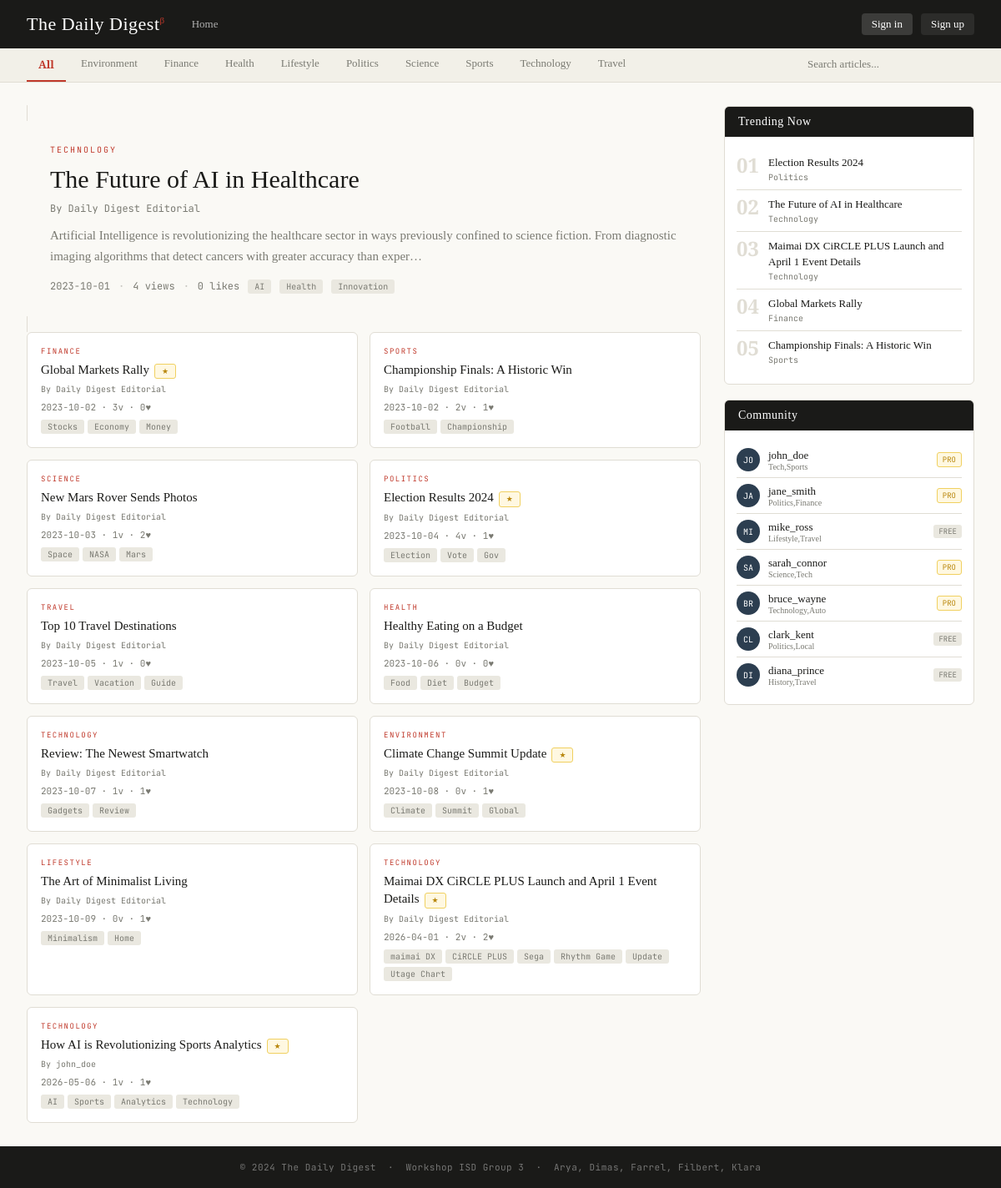
The page / on the database its author committed.
### tables this page shows
CREATE TABLE articles (
    id INTEGER PRIMARY KEY,
    title TEXT NOT NULL,
    content TEXT NOT NULL,
    category TEXT NOT NULL,
    date TEXT NOT NULL,
    tags TEXT,
    premium INTEGER NOT NULL DEFAULT 0 CHECK (premium IN (0, 1))
, author TEXT NOT NULL DEFAULT 'Daily Digest Editorial', image_url TEXT);

CREATE TABLE users (
    id INTEGER PRIMARY KEY,
    username TEXT NOT NULL UNIQUE,
    email TEXT NOT NULL UNIQUE,
    password TEXT NOT NULL,
    preferences TEXT,
    premium INTEGER NOT NULL DEFAULT 0 CHECK (premium IN (0, 1))
, is_admin INTEGER NOT NULL DEFAULT 0 CHECK (is_admin IN (0, 1)));

### app.py (the view)
@app.route("/")
def index():
    category = request.args.get("category", "All")
    filtered = get_all_articles(category=category)
    categories = get_all_categories()
    trending = get_trending_articles(limit=5)
    stats = get_all_article_stats()
    return render_template(
        "index.html",
        articles=filtered,
        categories=categories,
        current_category=category,
        trending=trending,
        stats=stats,
        user=current_user(),
        all_users=get_all_users(),
    )

### app.py (called while the page is built)
def get_db_connection():
    conn = sqlite3.connect(DB_PATH)
    conn.row_factory = sqlite3.Row
    conn.execute("PRAGMA foreign_keys = ON")
    return conn

def row_to_dict(row):
    if row is None:
        return None
    data = dict(row)
    if "premium" in data:
        data["premium"] = bool(data["premium"])
    if "is_admin" in data:
        data["is_admin"] = bool(data["is_admin"])
    else:
        data["is_admin"] = False
    if "author" not in data or not data["author"]:
        data["author"] = "Daily Digest Editorial"
    if "image_url" in data and data["image_url"]:
        data["image_url"] = data["image_url"].strip()
    else:
        data["image_url"] = None
    return data

def rows_to_dicts(rows):
    return [row_to_dict(r) for r in rows]

def get_all_articles(category="All"):
    with get_db_connection() as conn:
        if category == "All":
            rows = conn.execute("SELECT * FROM articles ORDER BY id").fetchall()
        else:
            rows = conn.execute("SELECT * FROM articles WHERE category = ? ORDER BY id", (category,)).fetchall()
    return rows_to_dicts(rows)

def get_all_categories():
    with get_db_connection() as conn:
        rows = conn.execute("SELECT DISTINCT category FROM articles ORDER BY category").fetchall()
    return ["All"] + [r["category"] for r in rows]

def get_all_users(limit=None):
    query = "SELECT * FROM users ORDER BY id"
    params = ()
    if limit is not None:
        query += " LIMIT ?"
        params = (limit,)
    with get_db_connection() as conn:
        rows = conn.execute(query, params).fetchall()
    return rows_to_dicts(rows)

def get_trending_articles(limit=5):
    with get_db_connection() as conn:
        rows = conn.execute(
            """
            SELECT a.*
            FROM articles a
            LEFT JOIN interactions i ON i.article_id = a.id
            GROUP BY a.id
            ORDER BY COALESCE(SUM(CASE WHEN i.type IN ('View', 'Like') THEN 1 ELSE 0 END), 0) DESC, a.id ASC
            LIMIT ?
            """,
            (limit,),
        ).fetchall()
    return rows_to_dicts(rows)

def current_user():
    uid = session.get("user_id")
    return get_user(uid) if uid else None

### templates/index.html (shortened to what this page needs)
{% extends "base.html" %}
{% block cat_bar %}
<div class="cat-bar">
  {% for cat in categories %}
    <a href="/?category={{ cat }}"><button class="cat-btn {% if cat == current_category %}active{% endif %}">{{ cat }}</button></a>
  {% endfor %}
  <form action="/search" method="get" class="search-form">
    <input type="search" name="q" placeholder="Search articles..." class="search-input">
  </form>
</div>
{% endblock %}
{% block content %}
<div class="layout">
  <div>
    {% if articles %}
      {% set hero = articles[0] %}
      {% set h_stats = stats[hero.id] %}
      <a href="/article/{{ hero.id }}" class="hero">
        <div class="hero-body">
          <div class="hero-cat">{{ hero.category }}</div>
          <div class="hero-title">{{ hero.title }}
          </div>
          <div class="hero-author">By {{ hero.author }}</div>
          <div class="hero-excerpt">{{ hero.content[:200] }}…</div>
          <div class="hero-meta">
            <span>{{ hero.date }}</span>
            <span style="opacity:.4">·</span>
            <span>{{ h_stats.views }} views</span>
            <span style="opacity:.4">·</span>
            <span>{{ h_stats.likes }} likes</span>
            {% for t in hero.tags.split(',') %}
              <span class="tag">{{ t.strip() }}</span>
            {% endfor %}
          </div>
        </div>
      </a>
      <div class="grid">
        {% for a in articles[1:] %}
          {% set s = stats[a.id] %}
          <a href="/article/{{ a.id }}" class="card">
            <div class="card-cat">{{ a.category }}</div>
            <div class="card-title">{{ a.title }}{% if a.premium %}<span class="premium-badge" style="margin-left:6px;font-size:9px;">★</span>{% endif %}</div>
            <div class="card-author">By {{ a.author }}</div>
            <div class="card-meta">{{ a.date }} · {{ s.views }}v · {{ s.likes }}♥</div>
            <div class="card-tags">{% for t in a.tags.split(',') %}<span class="tag">{{ t.strip() }}</span>{% endfor %}</div>
          </a>
        {% endfor %}
      </div>
    {% else %}
      <p class="empty">No articles in this category.</p>
    {% endif %}
  </div>
  <aside class="sidebar">
    <div class="widget">
      <div class="widget-head">Trending Now</div>
      <div class="widget-body">
        {% for a in trending %}
          <div class="trend-item">
            <a href="/article/{{ a.id }}">
              <div class="trend-num">{{ "%02d"|format(loop.index) }}</div>
              <div><div class="trend-title">{{ a.title }}</div><div class="trend-cat">{{ a.category }}</div></div>
            </a>
          </div>
        {% endfor %}
      </div>
    </div>
    <div class="widget">
      <div class="widget-head">Community</div>
      <div class="widget-body">
        {% for u in all_users[:7] %}
          <div class="user-row">
            <div class="u-av">{{ u.username[:2].upper() }}</div>
            <div><div class="u-name">{{ u.username }}</div><div class="u-pref">{{ u.preferences }}</div></div>
            <span class="u-badge {% if u.premium %}u-pro{% else %}u-free{% endif %}">{% if u.premium %}PRO{% else %}FREE{% endif %}</span>
          </div>
        {% endfor %}
      </div>
    </div>
  </aside>
</div>
{% endblock %}

### templates/base.html (shortened to what this page needs)
<!DOCTYPE html>
<html lang="en">
<head>
</head>
<body>
<nav>
  <div class="nav-left">
    <a href="/" class="nav-brand">The Daily Digest<sup>β</sup></a>
    <div class="nav-links">
      <a href="/">Home</a>
    </div>
  </div>
  <div class="nav-user">
    {% if user %}
      <div class="avatar">{{ user.username[:2].upper() }}</div>
      <span>{{ user.username }}</span>
      <a href="/logout" style="font-size:12px;color:rgba(255,255,255,0.5);margin-left:4px;">Logout</a>
    {% else %}
      <a href="/login" style="background:rgba(255,255,255,0.15);border-radius:4px;padding:5px 12px;color:#fff;font-size:13px;">Sign in</a>
      <a href="/register" style="background:rgba(255,255,255,0.08);border-radius:4px;padding:5px 12px;color:#fff;font-size:13px;">Sign up</a>
    {% endif %}
  </div>
</nav>
{% block cat_bar %}{% endblock %}
<main style="flex:1;">
  {% block content %}{% endblock %}
</main>
<footer>© 2024 The Daily Digest &nbsp;·&nbsp; Workshop ISD Group 3 &nbsp;·&nbsp; Arya, Dimas, Farrel, Filbert, Klara</footer>
</body>
</html>

### templates/base.html (style rules this page uses)
* { box-sizing:border-box;margin:0;padding:0 }
:root { --ink:#1a1a18;--paper:#faf9f5;--cream:#f2f0e8;--accent:#c0392b; --accent2:#2c3e50;--muted:#7a7a72;--border:#e0ddd4;--tag-bg:#eae8e0; --premium:#b8860b;--card:#ffffff;--nav:#1a1a18; }
body { font-family:'Source Serif 4',serif;background:var(--paper);color:var(--ink);min-height:100vh;display:flex;flex-direction:column; }
a { color:inherit;text-decoration:none; }
nav { background:var(--nav);color:#fff;padding:0 32px;display:flex;align-items:center;justify-content:space-between;height:58px;position:sticky;top:0;z-index:100; }
.nav-left { display:flex;align-items:center;gap:20px; }
.nav-brand { font-family:'Playfair Display',serif;font-size:22px;letter-spacing:0.5px; }
.nav-brand sup { color:var(--accent);font-size:11px; }
.nav-links { display:flex;gap:4px;align-items:center; }
.nav-links a,.nav-links button { background:none;border:none;color:rgba(255,255,255,0.65);font-family:'Source Serif 4',serif;font-size:13px;padding:6px 12px;cursor:pointer;border-radius:4px;transition:all 0.15s;display:inline-block; }
.nav-user { display:flex;align-items:center;gap:10px;font-size:13px;color:rgba(255,255,255,0.8); }
.cat-bar { background:var(--cream);border-bottom:1px solid var(--border);padding:0 32px;display:flex;gap:4px;overflow-x:auto;scrollbar-width:none; }
.cat-btn { background:none;border:none;font-family:'Source Serif 4',serif;font-size:13px;color:var(--muted);padding:10px 14px;cursor:pointer;white-space:nowrap;border-bottom:2px solid transparent;transition:all 0.15s; }
.cat-btn.active { color:var(--accent);border-bottom-color:var(--accent);font-weight:600; }
.tag { background:var(--tag-bg);color:var(--muted);font-size:10px;padding:2px 8px;border-radius:3px;font-family:'JetBrains Mono',monospace;display:inline-block; }
.premium-badge { background:#fff8e1;color:var(--premium);font-size:10px;padding:2px 8px;border-radius:3px;font-family:'JetBrains Mono',monospace;border:1px solid #f0d060;display:inline-block; }
footer { background:var(--nav);color:rgba(255,255,255,0.4);text-align:center;padding:18px;font-family:'JetBrains Mono',monospace;font-size:11px;margin-top:auto;letter-spacing:0.5px; }

### rows shown on the page
articles: category "TECHNOLOGY", title "The Future of AI in Healthcare", author "Daily Digest Editorial", content "Artificial Intelligence is revolutionizing the healthcare sector in ways previously confined to science fiction. From diagnostic imaging algorithms that detect cancers with greater accuracy than exper", date "2023-10-01", index "02", category "Technology"
articles: category "FINANCE", title "Global Markets Rally", author "Daily Digest Editorial", date "2023-10-02", views "3", likes "0", strip "Stocks" "Economy" "Money", index "04", category "Finance"
articles: category "SPORTS", title "Championship Finals: A Historic Win", author "Daily Digest Editorial", date "2023-10-02", views "2", likes "1", strip "Football" "Championship", index "05", category "Sports"
articles: category "SCIENCE", title "New Mars Rover Sends Photos", author "Daily Digest Editorial", date "2023-10-03", views "1", likes "2", strip "Space" "NASA" "Mars"
articles: category "POLITICS", title "Election Results 2024", author "Daily Digest Editorial", date "2023-10-04", views "4", likes "1", strip "Election" "Vote" "Gov", index "01", category "Politics"
articles: category "TRAVEL", title "Top 10 Travel Destinations", author "Daily Digest Editorial", date "2023-10-05", views "1", likes "0", strip "Travel" "Vacation" "Guide"
articles: category "HEALTH", title "Healthy Eating on a Budget", author "Daily Digest Editorial", date "2023-10-06", views "0", likes "0", strip "Food" "Diet" "Budget"
articles: category "TECHNOLOGY", title "Review: The Newest Smartwatch", author "Daily Digest Editorial", date "2023-10-07", views "1", likes "1", strip "Gadgets" "Review"
articles: category "ENVIRONMENT", title "Climate Change Summit Update", author "Daily Digest Editorial", date "2023-10-08", views "0", likes "1", strip "Climate" "Summit" "Global"
articles: category "LIFESTYLE", title "The Art of Minimalist Living", author "Daily Digest Editorial", date "2023-10-09", views "0", likes "1", strip "Minimalism" "Home"
articles: category "TECHNOLOGY", title "Maimai DX CiRCLE PLUS Launch and April 1 Event Details", author "Daily Digest Editorial", date "2026-04-01", views "2", likes "2", strip "maimai DX" "CiRCLE PLUS" "Sega" "Rhythm Game" "Update" "Utage Chart", index "03", category "Technology"
articles: category "TECHNOLOGY", title "How AI is Revolutionizing Sports Analytics", author "john_doe", date "2026-05-06", views "1", likes "1", strip "AI" "Sports" "Analytics" "Technology"
users: username "JO", username "john_doe", preferences "Tech,Sports", premium "PRO"
users: username "JA", username "jane_smith", preferences "Politics,Finance", premium "PRO"
users: username "MI", username "mike_ross", preferences "Lifestyle,Travel", premium "FREE"
users: username "SA", username "sarah_connor", preferences "Science,Tech", premium "PRO"
users: username "BR", username "bruce_wayne", preferences "Technology,Auto", premium "PRO"
users: username "CL", username "clark_kent", preferences "Politics,Local", premium "FREE"
users: username "DI", username "diana_prince", preferences "History,Travel", premium "FREE"

### other values the page prints
{{ cat }} "All" "Environment" "Finance" "Health" "Lifestyle" "Politics" "Science" "Sports" "Technology" "Travel"
{{ h_stats.views }} "4"
{{ h_stats.likes }} "0"
{{ t.strip() }} "AI" "Health" "Innovation"
